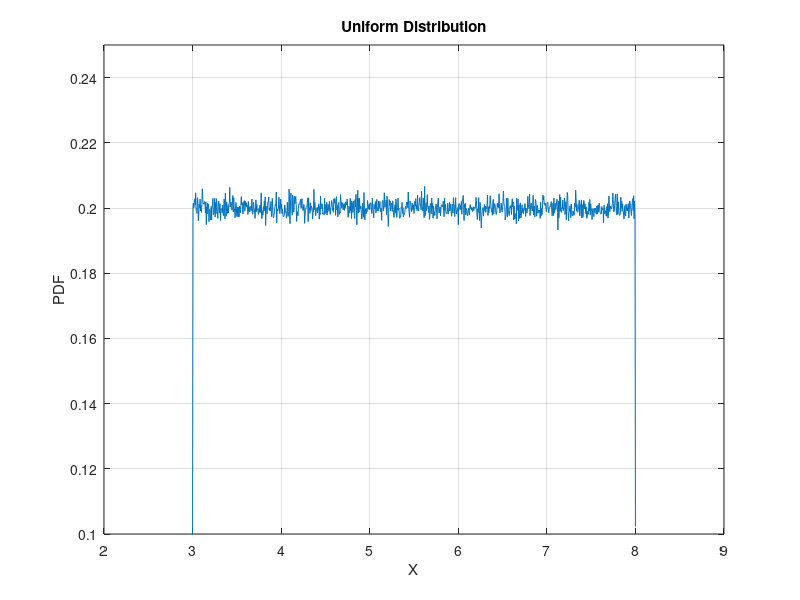

The MATLAB script that drew this image:
% Generate random numbers using rand in a 1xN vector between 'a' and 'b'
N = 10000000;
a = 3;
b = 8;
X = a + rand(1, N)*(b-a);

% define approximate value of d
d = (b-a)/1000;

% generate vector h = [a, a+d, a+2d, ..., b]
h = a:d:b;

% count the values which lie in values of h vector, and find PDF
fX = hist(X, h)/(N*d);

% plot the PDF obtained above 
figure(1);
plot(h, fX);
title('Uniform Distribution');
xlabel('X');
ylabel('PDF');
axis([a-1, b+1, 0.1, 0.25]);
grid;